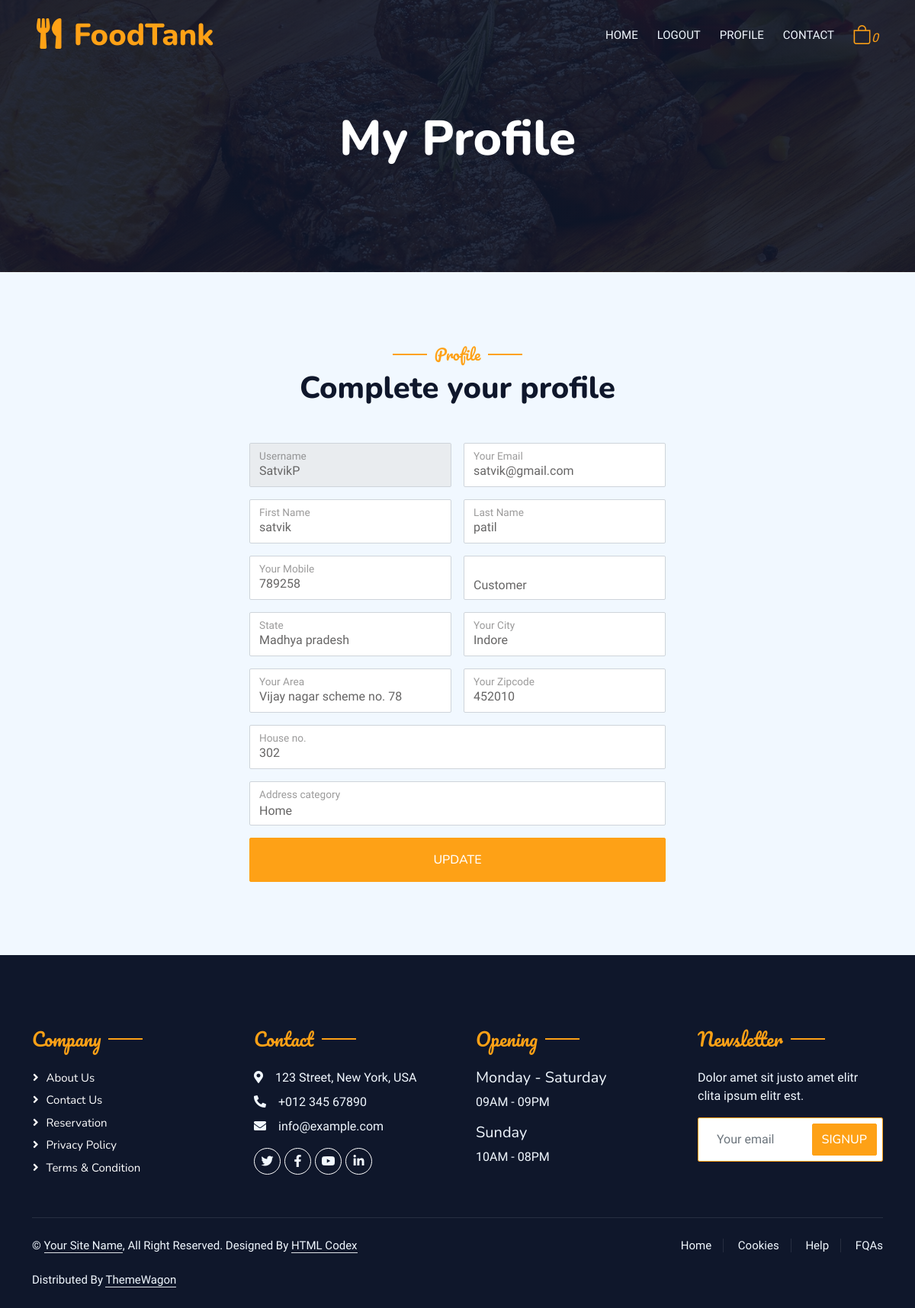
/profile/ (signed in), run on the app's committed database.
### user/models.py (models this page shows, shortened)
class User(AbstractUser):
    mobile = models.CharField(max_length=255, unique=True)
    user_type = models.CharField(max_length=255, choices=USER_TYPE)
    profile = models.ImageField(upload_to="menu_images", blank=True, null=True)

class Address(models.Model):
    primary = models.BooleanField(default=False)
    user = models.ForeignKey(User, on_delete=models.CASCADE)
    state = models.CharField(max_length=255)
    city = models.CharField(max_length=255)
    area = models.CharField(max_length=255)
    house_no = models.IntegerField(blank=True, null=True)
    zipcode = models.CharField(max_length=255)
    landmark = models.CharField(max_length=255, blank=True)
    category = models.CharField(max_length=255, choices=[('Home', 'Home'), ('Work', 'Work')])

### user/views.py (the view, shortened to what this page needs)
# urls.py: path("profile/", views.profile, name="profile"),
def profile(request):
    if not request.user.is_authenticated:
        return redirect("/login/")
    user = request.user
    pri =  request.POST.get('primary')
    try:
        address = Address.objects.get(user=user, primary=pri)
    except Address.DoesNotExist:
        address = None
    userAddress, created = Address.objects.get_or_create(user=request.user, primary=True)
    context = {
        'user_profile' : user,
        'user_address' : userAddress
    }
    if request.user.user_type == "Customer":
        return render(request, 'account/profile.html', context)
    elif request.user.user_type == "Foodprovider":
        context['resturant_data'] = Restaurant.objects.filter(user=request.user)
        return render(request, 'restaurant_admin/profile.html', context)
    else:
        return render(request, 'account/profile.html', context)

### templates/account/profile.html (shortened to what this page needs)
{% extends '../base.html' %}
{% block content %}
{% load static %}
{% load sweetify %}
<div class="container-xxl position-relative p-0">
    {% include 'navbar.html' %}
    <div class="container-xxl py-5 bg-dark hero-header mb-5">
        <div class="container text-center my-5 pt-5 pb-4">
            <h1 class="display-3 text-white mb-3 animated slideInDown">My Profile</h1>
        </div>
    </div>
</div>
<div class="container-xxl py-5">
    <div class="container">
        <div class="text-center wow fadeInUp" data-wow-delay="0.1s">
            <h5 class="section-title ff-secondary text-center text-primary fw-normal">Profile</h5>
            <h1 class="mb-5">Complete your profile</h1>
        </div>
        <div class="row g-4">
            <div class="col-md-6 container">
                <div class="wow fadeInUp" data-wow-delay="0.2s">
                    <form method="POST">
                        <div class="row g-3">
                            <div class="col-md-6">
                                <div class="form-floating">
                                    <input type="text" class="form-control" value="{{user_profile.username}}"
                                        name="name" id="uname" placeholder="Your Name" required disabled>
                                    <label for="uname">Username</label>
                                </div>
                            </div>
                            <div class="col-md-6">
                                <div class="form-floating">
                                    <input type="email" class="form-control" value="{{user_profile.email}}" name="email"
                                        id="email" placeholder="Your Email" required>
                                    <label for="email">Your Email</label>
                                </div>
                            </div>
                            <div class="col-md-6">
                                <div class="form-floating">
                                    <input type="text" class="form-control" value="{{user_profile.first_name}}"
                                        name="fname" id="fname" placeholder="Your First Name" required>
                                    <label for="fname">First Name</label>
                                </div>
                            </div>
                            <div class="col-md-6">
                                <div class="form-floating">
                                    <input type="text" class="form-control" value="{{user_profile.last_name}}"
                                        name="lname" id="lname" placeholder="Your Last Name" required>
                                    <label for="lname">Last Name</label>
                                </div>
                            </div>
                            <div class="col-md-6">
                                <div class="form-floating">
                                    <input type="number" class="form-control" value="{{user_profile.mobile}}"
                                        name="mobile" id="mobile" placeholder="Your mobile no." required>
                                    <label for="mobile">Your Mobile</label>
                                </div>
                            </div>
                            <div class="col-md-6">
                                <div class="form-floating">
                                    <select name="utype" id="utype" class="form-control bg-white" required>
                                        <option value="{{user_profile.user_type}}">{{user_profile.user_type}}</option>
                                    </select>
                                </div>
                            </div>
                            <div class="col-md-6">
                                <div class="form-floating">
                                    <input type="text" class="form-control" value="{{user_address.state}}" name="state"
                                        id="state" placeholder="Your State" required>
                                    <label for="state">State</label>
                                </div>
                            </div>
                            <div class="col-md-6">
                                <div class="form-floating">
                                    <input type="text" class="form-control" value="{{user_address.city}}" name="city"
                                        id="city" placeholder="Your City" required>
                                    <label for="city">Your City</label>
                                </div>
                            </div>
                            <div class="col-md-6">
                                <div class="form-floating">
                                    <input type="text" class="form-control" value="{{user_address.area}}" name="area"
                                        id="area" placeholder="Your Area" required>
                                    <label for="area">Your Area</label>
                                </div>
                            </div>
                            <div class="col-md-6">
                                <div class="form-floating">
                                    <input type="number" class="form-control" value="{{user_address.zipcode}}"
                                        name="zipcode" id="zipcode" placeholder="Your Zipcode" required>
                                    <label for="zipcode">Your Zipcode</label>
                                </div>
                            </div>
                            <div class="col-md-12">
                                <div class="form-floating">
                                    <input type="number" class="form-control" value="{{user_address.house_no}}" name="house"
                                        id="house" placeholder="Your House Number" required>
                                    <label for="house">House no.</label>
                                </div>
                            </div>
                            <div class="col-md-12">
                                <div class="form-floating">
                                    <select name="category" id="category" class="form-control bg-white" required>
                                        <option value="{{user_address.category}}">{{user_address.category}}</option>
                                    </select>
                                    <label for="category">Address category</label>
                                </div>
                            </div>
                            <div class="col-12">
                                <button class="btn btn-primary w-100 py-3" type="submit" id="updateProfile">Update</button>
                            </div>
                        </div>
                    </form>
                </div>
            </div>
        </div>
    </div>
</div>
{% endblock %}

### static/css/style.css (style rules this page uses)
:root { --primary: #FEA116; --light: #F1F8FF; --dark: #0F172B; }
.ff-secondary { font-family: 'Pacifico', cursive; }
.btn { font-family: 'Nunito', sans-serif; font-weight: 500; text-transform: uppercase; transition: .5s; }
.btn.btn-primary, .btn.btn-secondary { color: #FFFFFF; }
.hero-header { background: linear-gradient(rgba(15, 23, 43, .9), rgba(15, 23, 43, .9)), url(../img/bg-hero.jpg); background-position: center center; background-repeat: no-repeat; background-size: cover; }
.section-title { position: relative; display: inline-block; }
.section-title::before { position: absolute; content: ""; width: 45px; height: 2px; top: 50%; left: -55px; margin-top: -1px; background: var(--primary); }
.section-title::after { position: absolute; content: ""; width: 45px; height: 2px; top: 50%; right: -55px; margin-top: -1px; background: var(--primary); }

### data on the page
User: name "SatvikP", email "satvik@gmail.com", fname "satvik", lname "patil", mobile "789258", utype "Customer"
Address: state "Madhya pradesh", city "Indore", area "Vijay nagar scheme no. 78", zipcode "452010", house "302", category "Home"
